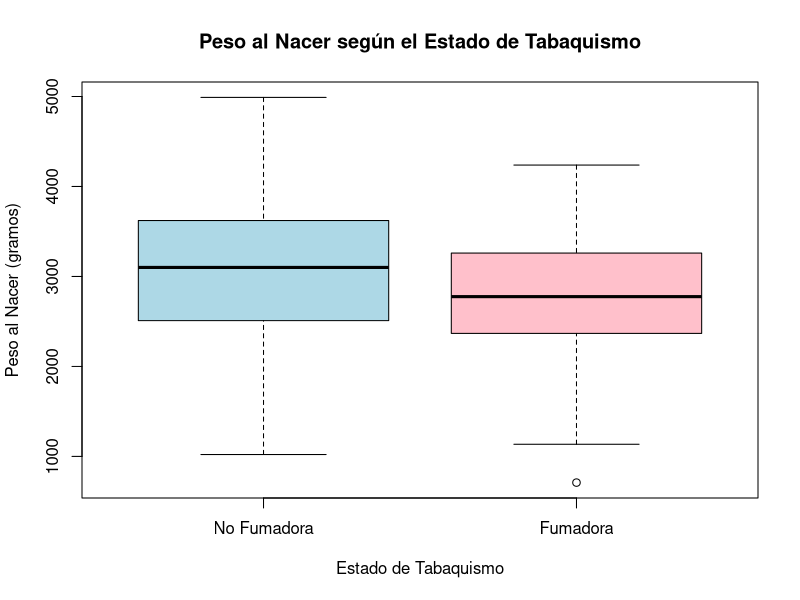
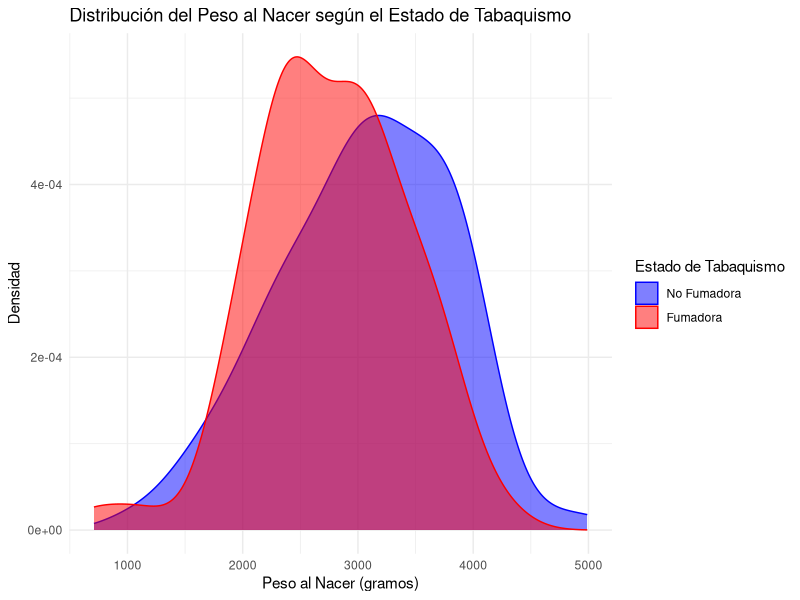
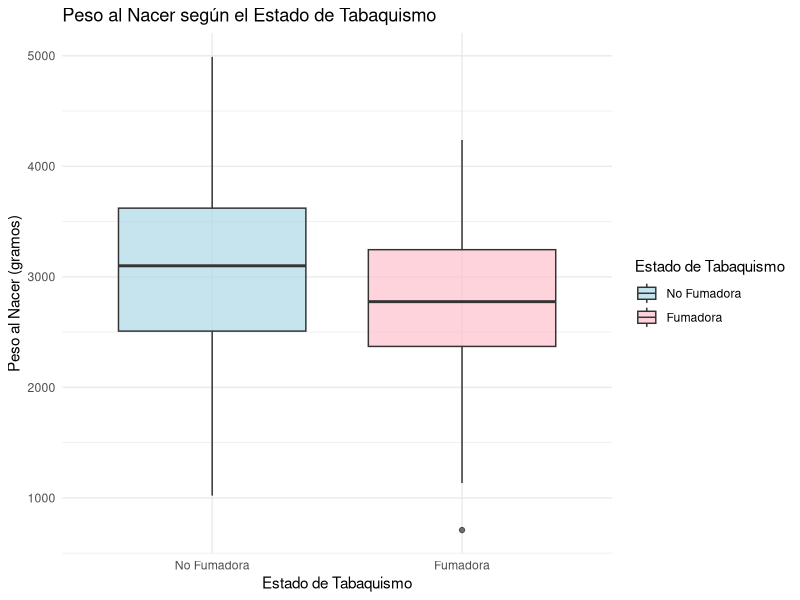
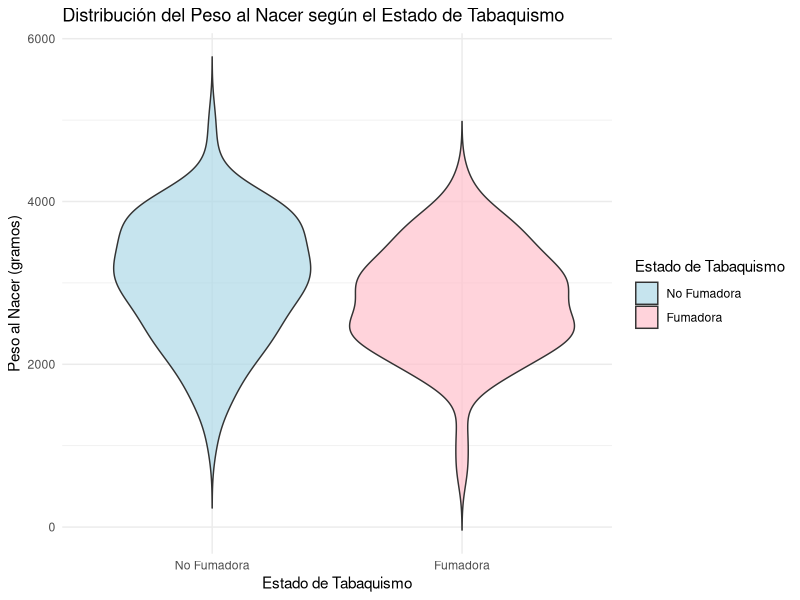

The R script that drew these images, in order:
## ---- chunk 1
# Cargar los paquetes necesarios

library(MASS) 
library(ggplot2) 
library(dplyr)

# Cargar el conjunto de datos birthwt

data("birthwt")

# Estructura del conjunto de datos

str(birthwt)
## ---- chunk 2
# Realizar un t-test con el peso de los recién nacidos, suponiendo que la media es 2500

# Suponemos que las madres son fumadoras durante el embarazo

smokers <- subset(birthwt, smoke == 1) 
t_test_result <- t.test(smokers$bwt, mu = 2500, alternative = "less")

# Mostrar el resultado del t-test
print(t_test_result)

## ---- chunk 3

# Instalar los paquetes necesarios si no están ya instalados
if (!requireNamespace("ggplot2", quietly = TRUE)) {
  install.packages("ggplot2")
}
if (!requireNamespace("dplyr", quietly = TRUE)) {
  install.packages("dplyr")
}

# Crear el diagrama de caja que muestra cómo varía el peso de nacimiento según el estado de tabaquismo
boxplot(bwt ~ smoke, data = birthwt,
        main = "Peso al Nacer según el Estado de Tabaquismo",
        xlab = "Estado de Tabaquismo",
        ylab = "Peso al Nacer (gramos)",
        col = c("lightblue", "pink"),
        names = c("No Fumadora", "Fumadora"))



## ---- chunk 4
# Evaluar si la diferencia en el peso de nacimiento es significativa utilizando un t-test
non_smokers <- subset(birthwt, smoke==0)
t_test_result_difference_bwt <- t.test(smokers$bwt, non_smokers$bwt)
print(t_test_result_difference_bwt)

# Crear un gráfico de densidad para comparar las distribuciones
birthwt$smoke <- factor(birthwt$smoke, levels = c(0, 1), labels = c("No Fumadora", "Fumadora"))

ggplot(birthwt, aes(x = bwt, color = smoke, fill = smoke)) +
  geom_density(alpha = 0.5) +
  scale_color_manual(values = c("blue", "red"), labels = c("No Fumadora", "Fumadora")) +
  scale_fill_manual(values = c("blue", "red"), labels = c("No Fumadora", "Fumadora")) +
  labs(
    title = "Distribución del Peso al Nacer según el Estado de Tabaquismo",
    x = "Peso al Nacer (gramos)",
    y = "Densidad",
    color = "Estado de Tabaquismo",
    fill = "Estado de Tabaquismo"
  ) +
  theme_minimal()
## ---- chunk 5

# Crear visualizaciones adicionales para evaluar los diferentes estados de tabaquismo respecto al peso
# Diagrama de caja por estado de tabaquismo
ggplot(birthwt, aes(x = smoke, y = bwt, fill = smoke)) +
  geom_boxplot(alpha = 0.7) +
  scale_fill_manual(values = c("lightblue", "pink")) +
  labs(
    title = "Peso al Nacer según el Estado de Tabaquismo",
    x = "Estado de Tabaquismo",
    y = "Peso al Nacer (gramos)",
    fill = "Estado de Tabaquismo"
  ) +
  theme_minimal()

# Gráfico de violín por estado de tabaquismo
ggplot(birthwt, aes(x = smoke, y = bwt, fill = smoke)) +
  geom_violin(alpha = 0.7, trim = FALSE) +
  scale_fill_manual(values = c("lightblue", "pink")) +
  labs(
    title = "Distribución del Peso al Nacer según el Estado de Tabaquismo",
    x = "Estado de Tabaquismo",
    y = "Peso al Nacer (gramos)",
    fill = "Estado de Tabaquismo"
  ) +
  theme_minimal()



## ---- chunk 6

# Separar los datos en fumadoras y no fumadoras
smokers_normality <- subset(birthwt, smoke == "Fumadora")$bwt
non_smokers_normality <- subset(birthwt, smoke == "No Fumadora")$bwt

# Comprobar la normalidad de los datos con el test de Shapiro
shapiro_smokers <- shapiro.test(smokers_normality)
shapiro_non_smokers <- shapiro.test(non_smokers_normality)
# Imprimir los resultados del test de Shapiro
print(shapiro_smokers)
print(shapiro_non_smokers)

# Comprobar la equidistribución de las poblaciones con el test de Wilcoxon
wilcoxon_test <- wilcox.test(smokers_normality, non_smokers_normality, alternative = "two.sided")
# Imprimir los resultados del test de Wilcoxon
print(wilcoxon_test)

## ---- chunk 7

# Realizar el test ANOVA
anova_result <- aov(bwt ~ smoke, data = birthwt)

# Imprimir los resultados del ANOVA
cat("Resultados del ANOVA:\n")
print(summary(anova_result))


## ---- chunk 8
# Comprobación de normalidad

if (shapiro_smokers$p.value < 0.05) {

cat("\nLos datos de fumadoras NO siguen una distribución normal.\n")

} else {

cat("\nLos datos de fumadoras siguen una distribución normal.\n")

}

if (shapiro_non_smokers$p.value < 0.05) {

cat("Los datos de no fumadoras NO siguen una distribución normal.\n")

} else {

cat("Los datos de no fumadoras siguen una distribución normal.\n")

}

# Comprobación de equidistribución

if (wilcoxon_test$p.value < 0.05) {

cat("\nRechazamos la hipótesis nula: Las distribuciones de las dos poblaciones son

significativamente diferentes.\n")

} else {

cat("\nNo se rechaza la hipótesis nula: No hay evidencia suficiente para concluir que las

distribuciones sean diferentes.\n")

}

# ANOVA

anova_summary <- summary(anova_result)

p_value <- anova_summary[[1]][["Pr(>F)"]][1]

# Interpretar el resultado del ANOVA

cat("\nInterpretación del ANOVA:\n")

if (p_value < 0.05) {

cat("El p-valor es", round(p_value, 4), ", que es menor a 0.05.\n")

cat("Rechazamos la hipótesis nula: Existe una diferencia significativa en el peso al nacer

entre fumadoras y no fumadoras.\n")

} else {

cat("El p-valor es", round(p_value, 4), ", que es mayor o igual a 0.05.\n")

cat("No se rechaza la hipótesis nula: No hay evidencia suficiente para afirmar que exista

una diferencia significativa en el peso al nacer entre fumadoras y no fumadoras.\n")

}
